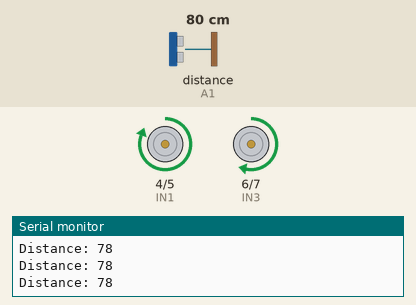
This sketch was run on a simulated Arduino Uno, built with avr-gcc and run on an emulated ATmega328P. Parts: motor-driver pin pairs drawn as motors (green arrow = first pin HIGH = forward, orange = second pin HIGH = backward, longer = more drive), the last lines printed to the serial monitor. Wiring (inferred from the names in the program): ultrasonic range finder: trigger A0; echo A1. The inputs (shaded band) are chosen by the test bench; at power-on: distance to the obstacle (sensor on A1) 80 cm. The echo pulse lasts 58.3 µs per cm.

Above: at 1.2 s.
1.3 s: distance to the obstacle (sensor on A1) set to 12 cm
2.8 s: distance to the obstacle (sensor on A1) set to 9 cm
At 3.3 s:
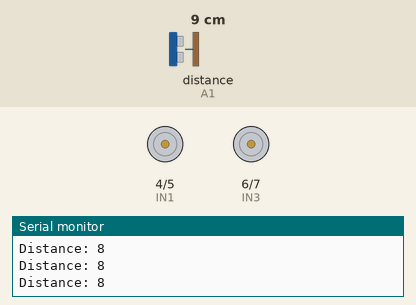
4.3 s: distance to the obstacle (sensor on A1) set to 18 cm
At 5.1 s:
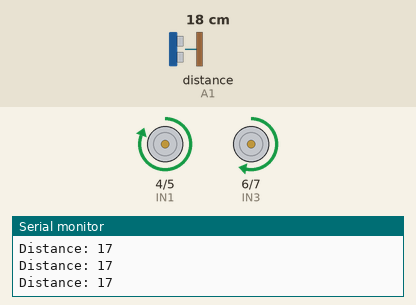
5.8 s: distance to the obstacle (sensor on A1) set to 2 cm
At 7.2 s:
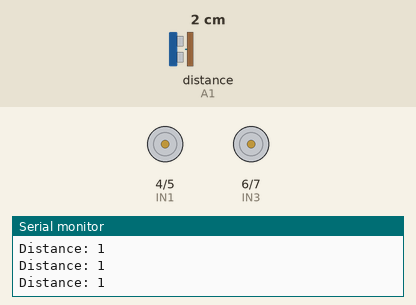
Timing chart, 0 to 8.3 s (numbered marks = the images above; inputs shaded):
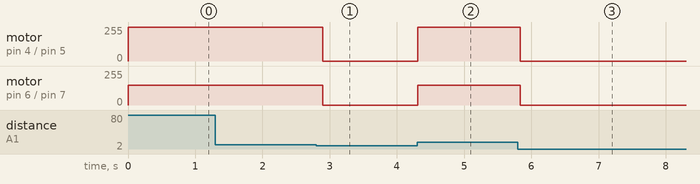

Measured:
- the behaviour switches between 11 and 10 cm on distance to the obstacle (sensor on A1) (found by bisection; images 0 and 1)
- after the input at 2.8 s, motor on pin 4 (IN1) / pin 5 (IN2): forward 255/255 → stopped after 0.09 s; motor on pin 6 (IN3) / pin 7 (IN4): forward 150/255 → stopped after 0.09 s
- after the input at 4.3 s, motor on pin 4 (IN1) / pin 5 (IN2): stopped → forward 255/255 at once; motor on pin 6 (IN3) / pin 7 (IN4): stopped → forward 150/255 at once
- after the input at 5.8 s, motor on pin 4 (IN1) / pin 5 (IN2): forward 255/255 → stopped at once; motor on pin 6 (IN3) / pin 7 (IN4): forward 150/255 → stopped at once

The sketch:

motor_driver_code.ino
```cpp
#define IN1 4    // Motor 1 control pin 1
#define IN2 5    // Motor 1 control pin 2
#define IN3 6    // Motor 2 control pin 1
#define IN4 7    // Motor 2 control pin 2

// Ultrasonic sensor pins
#define TRIG_PIN A0
#define ECHO_PIN A1

// Speed for motors (PWM control, reduced for slow movement)
#define MOTOR_SPEED 150  // Adjusted speed for slow movement

// Distance threshold for obstacle detection (in cm)
#define DISTANCE_THRESHOLD 10

// Variables to track obstacle state
long previousDistance = 999;  // Previous distance to compare with current
bool obstacleMovingToward = false; // Flag for obstacle moving closer

void setup() {
  // Set motor control pins as OUTPUT
  pinMode(IN1, OUTPUT);
  pinMode(IN2, OUTPUT);
  pinMode(IN3, OUTPUT);
  pinMode(IN4, OUTPUT);

  // Set ultrasonic sensor pins
  pinMode(TRIG_PIN, OUTPUT);
  pinMode(ECHO_PIN, INPUT);

  // Start serial communication for debugging
  Serial.begin(9600);
}

void loop() {
  // Measure distance from the ultrasonic sensor
  long distance = getDistance();
  Serial.print("Distance: ");
  Serial.println(distance);

  // Detect obstacle movement
  if (distance < DISTANCE_THRESHOLD) {
    obstacleMovingToward = (distance < previousDistance);
    if (obstacleMovingToward) {
      // If obstacle is moving closer, reverse
      stopMotors();
    } else {
      // If obstacle is stationary, stop temporarily
      stopMotors();
    }
  } else {
    // No obstacle within threshold, move forward
    moveMotorsForward();
  }

  // Save the current distance for next loop comparison
  previousDistance = distance;

  delay(100); // Small delay for stability
}

// Function to measure distance using the ultrasonic sensor
long getDistance() {
  digitalWrite(TRIG_PIN, LOW);
  delayMicroseconds(2);
  digitalWrite(TRIG_PIN, HIGH);
  delayMicroseconds(10);
  digitalWrite(TRIG_PIN, LOW);

  long duration = pulseIn(ECHO_PIN, HIGH);
  long distance = duration * 0.034 / 2; // Convert duration to distance in cm
  return distance;
}

// Function to move motors forward
void moveMotorsForward() {
  analogWrite(IN1, MOTOR_SPEED);
  analogWrite(IN2, 0);
  analogWrite(IN3, MOTOR_SPEED);
  analogWrite(IN4, 0);
}


// Function to stop motors
void stopMotors() {
  analogWrite(IN1, 0);
  analogWrite(IN2, 0);
  analogWrite(IN3, 0);
  analogWrite(IN4, 0);
}
```
